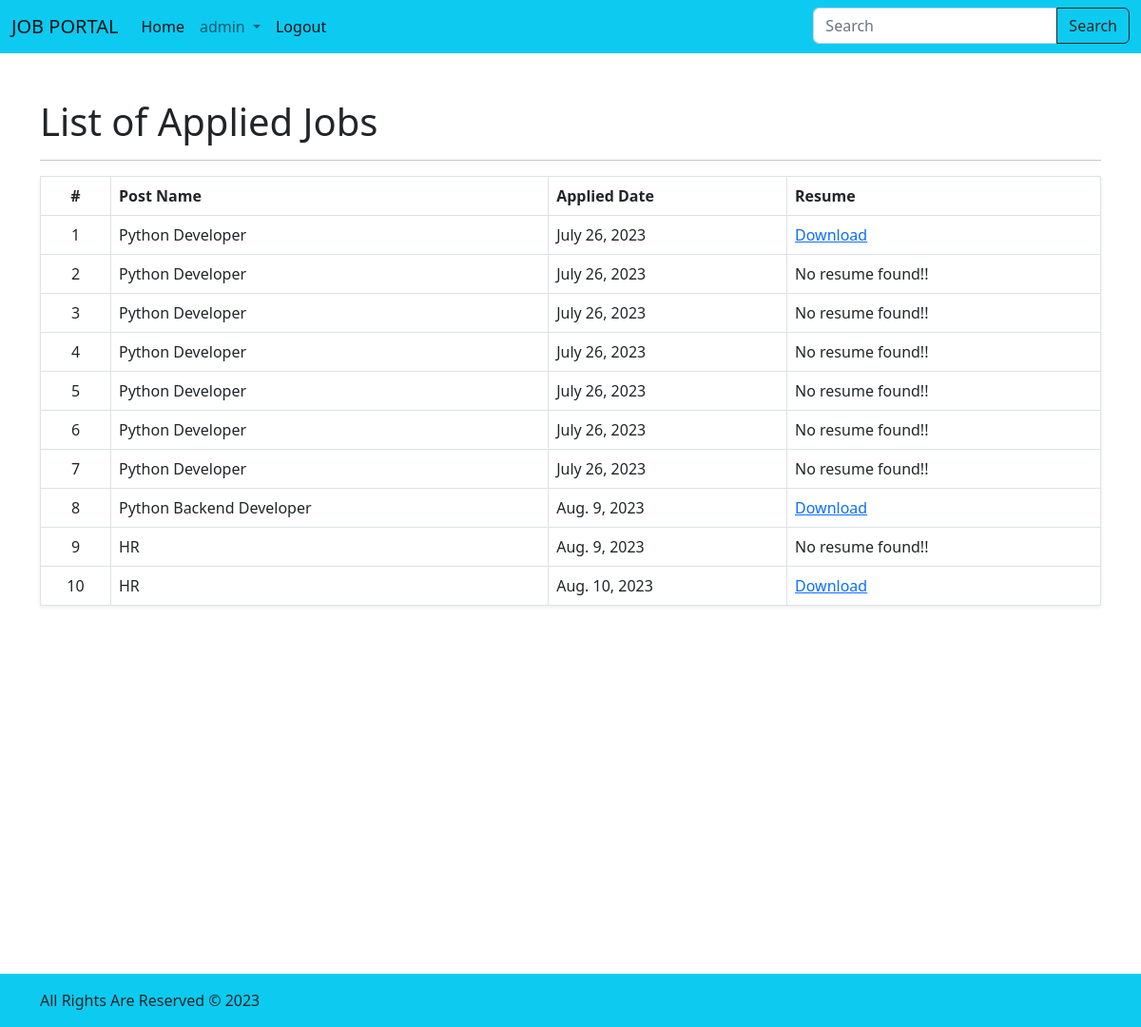
Page /applied-job/list/ (signed in) on the committed database.
### core/models.py (models this page shows, shortened)
class AppliedModel(models.Model):
    jobpost = models.ForeignKey(
        JobPostModel, on_delete=models.CASCADE, blank=True, null=True
    )
    resume = models.FileField(upload_to="core/applied/resumes/", blank=True, null=True)
    date = models.DateTimeField(auto_now_add=True)
    user = models.ForeignKey(settings.AUTH_USER_MODEL, on_delete=models.CASCADE)

class JobPostModel(models.Model):
    class CatChoices(models.TextChoices):
        Accounting = "Accounting", "Accounting"
        administrative_assistant = "admini", "Administrative Assistant"
        architect = "architect", "Architect"
        computer_programmer = "cp", "Computer Programmer"
        Construction = "con", "Construction"
        Customer_service = "cs", "Ustomer Service"
        dbadministrator = "dbadmini", "Database Administrator"
        HR = "hr", "Human Resources"
        marketing = "marketing", "Marketing"
        retail = "retail", "Retail"
        sales = "sales", "Sales"
    class QualificationChoices(models.TextChoices):
        Phd = "phd", "PhD"
        PG = "PG", "Post Graduate"
        UG = "UG", "Under Graduate"
        Diploma = "Dip", "Diploma"
        X = "X", "SSLC"
    class EmploymentTypeChoices(models.TextChoices):
        Full_time = "full", "Full Time"
        Part_time = "part", "Part Time"
    category = models.ForeignKey(
        Category, on_delete=models.SET_NULL, blank=True, null=True
    )
    post_name = models.CharField(max_length=64)
    company_name = models.CharField(max_length=64)
    qualification = models.CharField(
        max_length=64, choices=QualificationChoices.choices
    )
    skills = models.TextField(max_length=60)
    experience = models.FloatField()
    no_of_vacancy = models.IntegerField()
    location = models.CharField(max_length=255)
    salary = models.FloatField()
    employment_type = models.CharField(
        max_length=64, choices=EmploymentTypeChoices.choices
    )
    last_date = models.DateField()
    created_on = models.DateTimeField(auto_now_add=True)
    updated_on = models.DateTimeField(auto_now=True)
    posted_by = models.ForeignKey(
        settings.AUTH_USER_MODEL,
        on_delete=models.CASCADE,
        related_name="jobposts",
        blank=True,
    )

### core/views.py (the view)
# urls.py: path("applied-job/list/", views.AppliedListView.as_view(), name="applied_job_list"),
class AppliedListView(LoginRequiredMixin, views.ListView):
    template_name = "applied_list.html"
    model = models.AppliedModel
    context_object_name = "appliedjobs"
    def get_queryset(self) -> QuerySet[Any]:
        qs = super().get_queryset()
        employer = getattr(self.request.user, "employermodel", False)
        jobseeker = getattr(self.request.user, "jobseekermodel", False)
        if employer:
            jobposts = employer.jobposts.values_list("id", flat=True)
            qs = qs.filter(jobpost__id__in=jobposts)
        elif jobseeker:
            qs = qs.filter(user=self.request.user)
        return qs

### templates/applied_list.html
{% extends 'base.html' %} {% block content %}
<div class="container-lg py-lg-5 py-3 min-vh-100">
  <div class="row">
    <div class="col">
      <h1>List of Applied Jobs</h1>
      <hr />
    </div>
  </div>
  <div class="row">
    <div class="col">
      <table class="table table-bordered align-middle shadow-sm">
        <thead>
          <tr>
            <th class="text-center">#</th>
            <th>Post Name</th>
            <th>Applied Date</th>
            <th>Resume</th>
          </tr>
        </thead>
        <tbody>
          {% for appliedjob in appliedjobs %}
          <tr>
            <td class="text-center">{{forloop.counter}}</td>
            <td>{{appliedjob.jobpost.post_name}}</td>
            <td>{{appliedjob.date|date}}</td>
            <td>
              {% if appliedjob.resume %}
              <a
                href=""
                download="{{appliedjob.resume.url}}"
                class="link-primary"
                >Download</a
              >
              {% else %} No resume found!! {% endif %}
            </td>
          </tr>
          {% empty %}
          <tr>
            <td colspan="5">Nobody applied Yet!</td>
          </tr>
          {% endfor %}
        </tbody>
      </table>
    </div>
  </div>
</div>
<br />
<br />
<br />
<br />
<br />
<br />
<br />
{% endblock %}

### templates/partials/navbar.html (shortened to what this page needs)
<nav class="navbar navbar-expand-lg bg-info">
  <div class="container-fluid">
    <a class="navbar-brand" href="{% url 'core:home' %}">JOB PORTAL</a>
    <div class="collapse navbar-collapse" id="navbarNavAltMarkup">
      <div class="navbar-nav w-100">
        <a
          class="nav-link active"
          aria-current="page"
          href="{% url 'core:home' %}"
          >Home</a
        >
        {% if user.is_authenticated %}
        {% if user.is_superuser %}
        <li class="nav-item dropdown">
          <a
            class="nav-link dropdown-toggle"
            href="#"
            role="button"
            data-bs-toggle="dropdown"
            aria-expanded="false"
          >
            {{user}}
          </a>
        </li>
        {% endif %}
        <li class="nav-item">
          <a
            class="nav-link active"
            aria-current="page"
            href="{% url 'accounts:logout' %}"
            >Logout</a
          >
        </li>
        {% endif %}
        <li class="nav-item ms-auto me-0">
          <form
            action="{% url 'core:search' %}"
            class="d-flex"
            method="get"
            role="search"
          >
            <div class="input-group">
              <input
                class="form-control"
                type="search"
                name="keyword"
                placeholder="Search"
                aria-label="Search"
              />
              <button class="btn btn-outline-dark" type="submit">Search</button>
            </div>
          </form>
        </li>
      </div>
    </div>
  </div>
</nav>

### rows in the picture
AppliedModel: jobpost.post_name "Python Developer", date "July 26, 2023"
AppliedModel: jobpost.post_name "Python Developer", date "July 26, 2023", resume "No resume found!!"
AppliedModel: jobpost.post_name "Python Developer", date "July 26, 2023", resume "No resume found!!"
AppliedModel: jobpost.post_name "Python Developer", date "July 26, 2023", resume "No resume found!!"
AppliedModel: jobpost.post_name "Python Developer", date "July 26, 2023", resume "No resume found!!"
AppliedModel: jobpost.post_name "Python Developer", date "July 26, 2023", resume "No resume found!!"
AppliedModel: jobpost.post_name "Python Developer", date "July 26, 2023", resume "No resume found!!"
AppliedModel: jobpost.post_name "Python Backend Developer", date "Aug. 9, 2023"
AppliedModel: jobpost.post_name "HR", date "Aug. 9, 2023", resume "No resume found!!"
AppliedModel: jobpost.post_name "HR", date "Aug. 10, 2023"

### other values in the picture
{{ user }} "admin"
